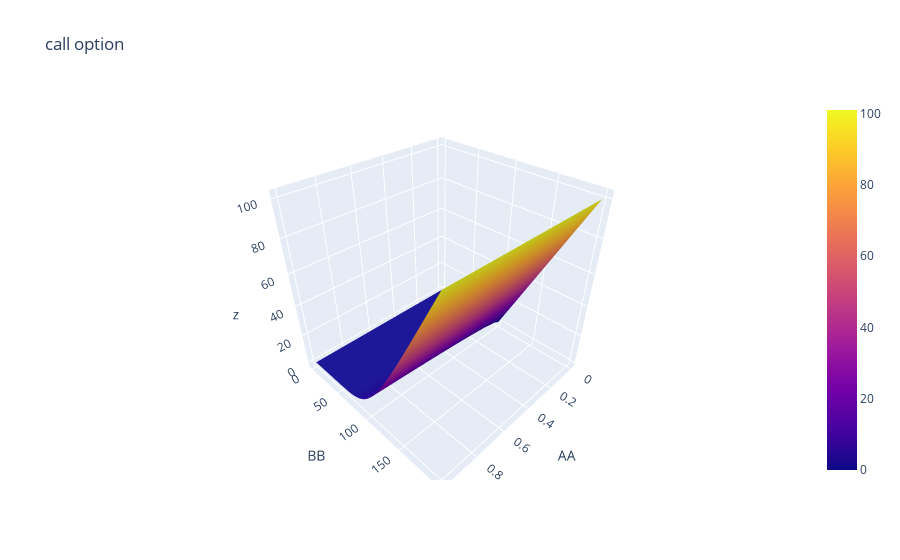

The notebook cell saved with this chart:
### Code cell
call_value = option_value(S, K, T, r, sigma, 'call')

trace = go.Surface(x=T, y=S, z=call_value)
data = [trace]
layout = go.Layout(title='call option', scene={'xaxis':{'title':'AA'}, 'yaxis':{'title':'BB' }})
fig = go.Figure(data=data, layout=layout)
iplot(fig)

### Figure 1 — Plotly figure (JSON) as saved in the notebook; plotly's stock layout.template omitted (floating-point values rounded to 4 significant figures; data arrays with more than 128 entries replaced by an {"elided": "..."} marker saying what was removed)
{"data": [{"type": "surface", "x": {"elided": "100x100 float values"}, "y": {"elided": "100x100 float values"}, "z": {"elided": "100x100 float values"}}], "layout": {"scene": {"xaxis": {"title": {"text": "AA"}}, "yaxis": {"title": {"text": "BB"}}}, "title": {"text": "call option"}}}
